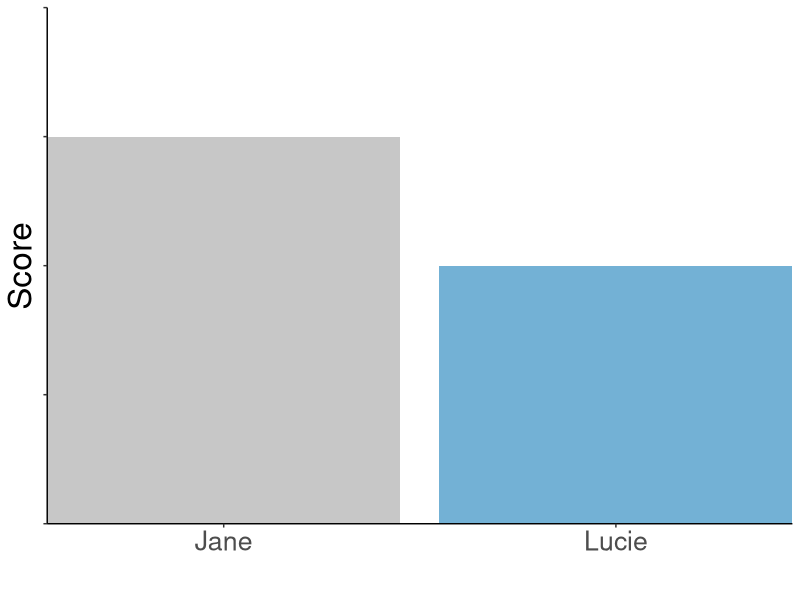
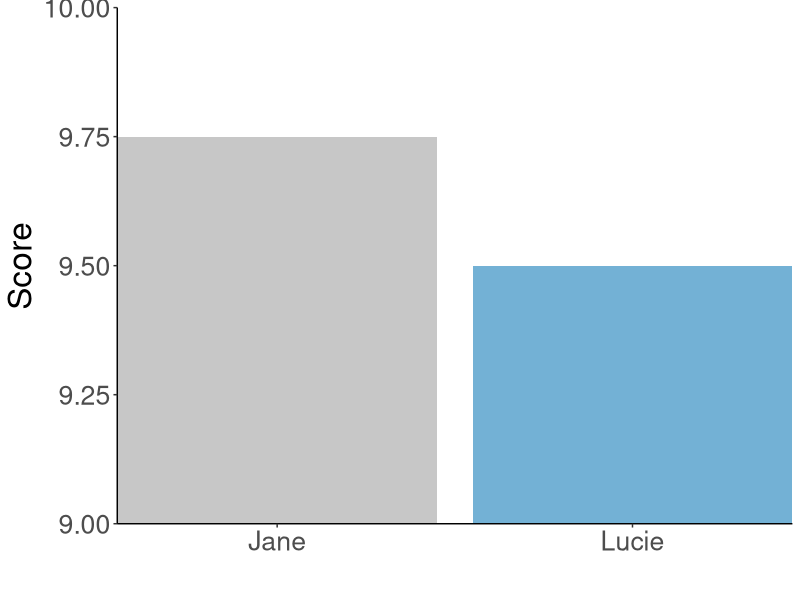
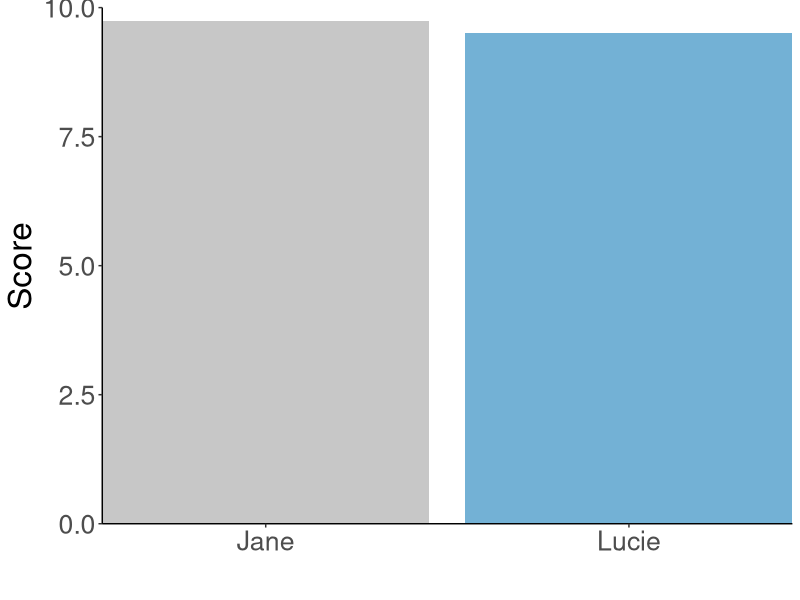
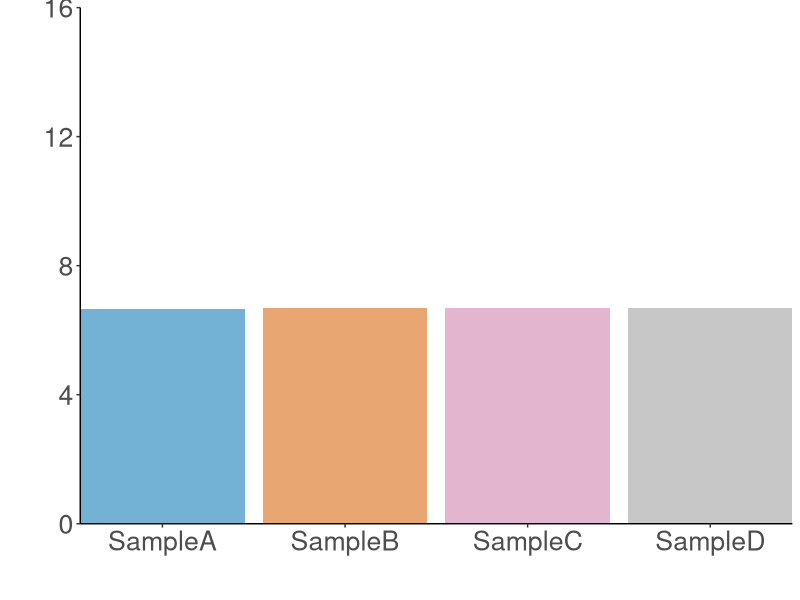
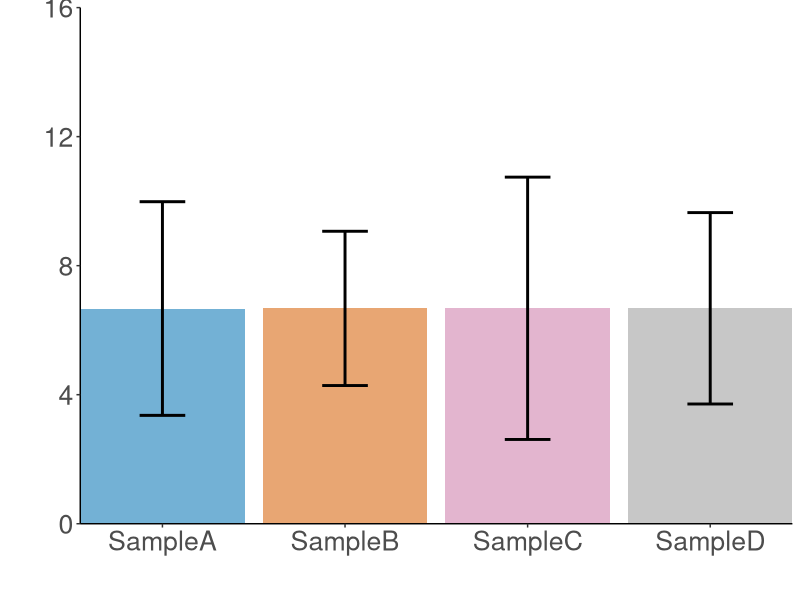
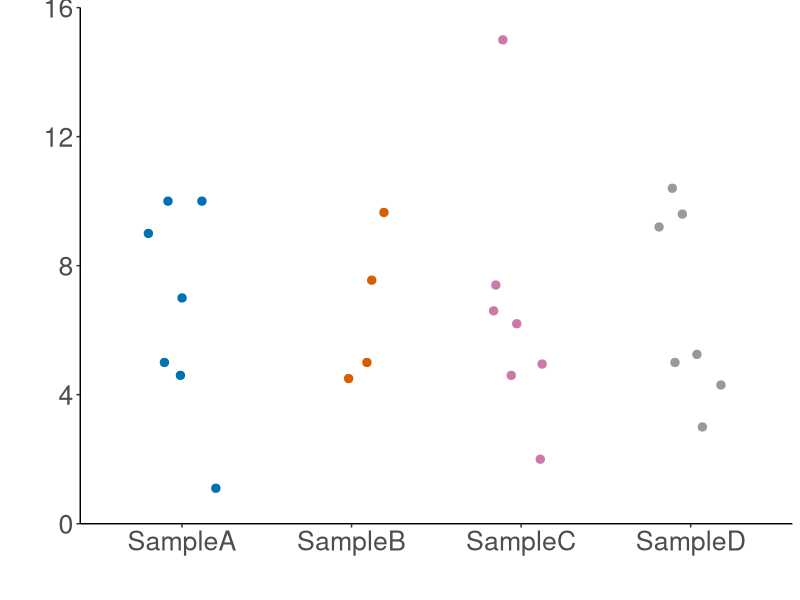
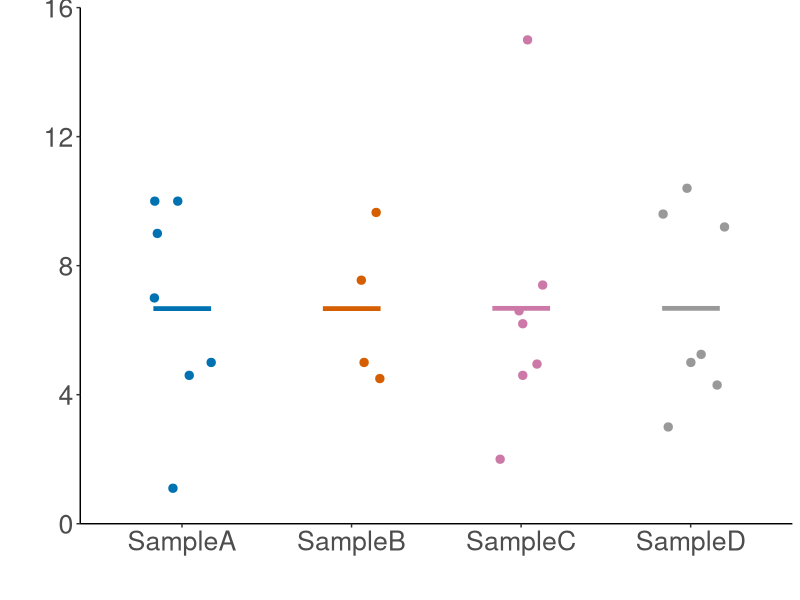
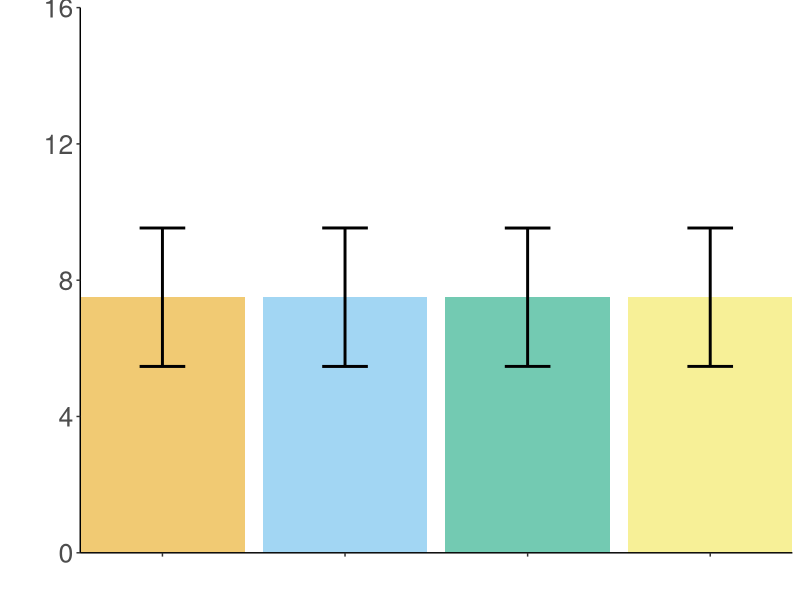

The R source for these figures, in order:
## ---- chunk 1
library(ggplot2)
library(gridExtra)
library(dplyr)
library(tidyr)
colors <- c("#999999", "#E69F00", "#56B4E9", "#009E73", "#F0E442", "#0072B2", "#D55E00", "#CC79A7")
## ---- chunk 2

mean = c(9.5, 9.75)
sd = c(.25, .25)
key = c("Lucie", "Jane")

misleading_data_bar = data.frame(mean, sd, key)
misleading_data_bar$sd_min = mean-sd
misleading_data_bar$sd_max = mean+sd
  
data.barplot = ggplot(misleading_data_bar, aes(x = key, y = mean)) +
  geom_bar(stat = "identity", aes(fill = key, alpha = .5)) +
  #geom_errorbar(aes(ymin = sd_min, ymax = sd_max), width = 0.25, lwd=1) +
  coord_cartesian(ylim=c(9,10), expand = FALSE) +
  scale_fill_manual(values = c(colors[[1]], colors[[6]])) +
  xlab("") +
  ylab("Score") +
  theme_classic() +
  theme(axis.line.y = element_line(), legend.position = "none", legend.key = element_blank(),
        text=element_text(size=24), panel.grid.major = element_blank(), panel.grid.minor = element_blank(),
        legend.title = element_blank(), axis.text.y = element_blank())

data.barplot

## ---- chunk 3

data.barplot = ggplot(misleading_data_bar, aes(x = key, y = mean)) +
  geom_bar(stat = "identity", aes(fill = key, alpha = .5)) +
  #geom_errorbar(aes(ymin = sd_min, ymax = sd_max), width = 0.25, lwd=1) +
  coord_cartesian(ylim=c(9,10), expand = FALSE) +
  scale_fill_manual(values = c(colors[[1]], colors[[6]])) +
  xlab("") +
  ylab("Score") +
  theme_classic() +
  theme(axis.line.y = element_line(), legend.position = "none", legend.key = element_blank(),
        text=element_text(size=24), panel.grid.major = element_blank(), panel.grid.minor = element_blank(),
        legend.title = element_blank())

data.barplot

## ---- chunk 4

data.barplot = ggplot(misleading_data_bar, aes(x = key, y = mean)) +
  geom_bar(stat = "identity", aes(fill = key, alpha = .5)) +
  #geom_errorbar(aes(ymin = sd_min, ymax = sd_max), width = 0.25, lwd=1) +
  coord_cartesian(ylim=c(0,10), expand = FALSE) +
  scale_fill_manual(values = c(colors[[1]], colors[[6]])) +
  xlab("") +
  ylab("Score") +
  theme_classic() +
  theme(axis.line.y = element_line(), legend.position = "none", legend.key = element_blank(),
        text=element_text(size=24), panel.grid.major = element_blank(), panel.grid.minor = element_blank(),
        legend.title = element_blank())

data.barplot

## ---- chunk 5
#These data are constructed based on data kindly shared by Tracy Weissgerber to reconstruct and play with different datasets which have the same mean. The original figure and the paper, along with follow-up work, can be found in this presentation in upcoming slides.
SampleA = c(1.1, 5, 7, 9, 10, 10, 4.6)
SampleC = c(4.6, 4.95, 6.2, 6.6, 15, 2, 7.4)
SampleD = c(5, 5.25, 4.3, 3, 9.2, 9.6, 10.4)
SampleB = c(5, 7.55, 9.65, 4.5, NA, NA, NA)

data.c = data.frame(SampleA, SampleB, SampleC, SampleD)

data = na.omit(gather(data.c))

data_bar = data %>%
  group_by(key) %>%
  summarise(mean = mean(value),
            sd = sd(value)) %>%
  ungroup() %>%
  mutate(sd_min = mean - sd) %>%
  mutate(sd_max = mean + sd)

data.barplot = ggplot(data_bar, aes(x = key, y = mean)) +
  geom_bar(stat = "identity", aes(fill = key, alpha = .5)) +
  #geom_errorbar(aes(ymin = sd_min, ymax = sd_max), width = 0.25, lwd=1) +
  coord_cartesian(ylim=c(0,16), expand = FALSE) +
  scale_fill_manual(values = c(colors[[6]], colors[[7]], colors[[8]], colors[[1]])) +
  xlab("") +
  ylab("") +
  theme_classic() +
  theme(axis.line.y = element_line(), legend.position = "none", legend.key = element_blank(),
        text=element_text(size=24), panel.grid.major = element_blank(), panel.grid.minor = element_blank(),
        legend.title = element_blank())

data.barplot

## ---- chunk 6

data.barplot = ggplot(data_bar, aes(x = key, y = mean)) +
  geom_bar(stat = "identity", aes(fill = key, alpha = .5)) +
  geom_errorbar(aes(ymin = sd_min, ymax = sd_max), width = 0.25, lwd=1) +
  coord_cartesian(ylim=c(0,16), expand = FALSE) +
  scale_fill_manual(values = c(colors[[6]], colors[[7]], colors[[8]], colors[[1]])) +
  xlab("") +
  ylab("") +
  theme_classic() +
  theme(axis.line.y = element_line(), legend.position = "none", legend.key = element_blank(),
        text=element_text(size=24), panel.grid.major = element_blank(), panel.grid.minor = element_blank(),
        legend.title = element_blank())

data.barplot

## ---- chunk 7

data.raw = ggplot(data, aes(x = key, y = value, colour = key)) +
  #geom_violin(aes(fill = key)) +
  geom_jitter(width = .2, height = 0, size = 2.5) +
  scale_y_continuous(limits = c(0, 16), expand = c(0,0)) +
  scale_colour_manual(values = c(colors[[6]], colors[[7]], colors[[8]], colors[[1]])) +
  xlab("") +
  ylab("") +
  theme_classic() +
  theme(axis.line.y = element_line(), legend.position = "none", legend.key = element_blank(),
        text=element_text(size=24), panel.grid.major = element_blank(), panel.grid.minor = element_blank(),
        legend.title = element_blank())


data.raw

## ---- chunk 8

data.raw = ggplot(data, aes(x = key, y = value, colour = key)) +
  #geom_violin(aes(fill = key)) +
  geom_jitter(width = .2, height = 0, size = 2.5) +
  geom_point(data=data_bar, aes(x = key, y = mean), shape = 95, size = 24) +
  scale_y_continuous(limits = c(0, 16), expand = c(0,0)) +
  scale_colour_manual(values = c(colors[[6]], colors[[7]], colors[[8]], colors[[1]])) +
  xlab("") +
  ylab("") +
  theme_classic() +
  theme(axis.line.y = element_line(), legend.position = "none", legend.key = element_blank(),
        text=element_text(size=24), panel.grid.major = element_blank(), panel.grid.minor = element_blank(),
        legend.title = element_blank())


data.raw

## ---- chunk 9

anscombe_summary = gather(anscombe)
  
data_bar = anscombe_summary[45:88,] %>%
  group_by(key) %>%
  summarise(mean = mean(value),
            sd = sd(value)) %>%
  ungroup() %>%
  mutate(sd_min = mean - sd) %>%
  mutate(sd_max = mean + sd)
  
  
data.barplot = ggplot(data_bar, aes(x = key, y = mean)) +
  geom_bar(stat = "identity", aes(fill = key, alpha = .5)) +
  geom_errorbar(aes(ymin = sd_min, ymax = sd_max), width = 0.25, lwd=1) +
  coord_cartesian(ylim=c(0,16), expand = FALSE) +
  scale_fill_manual(values = c(colors[[2]], colors[[3]], colors[[4]], colors[[5]])) +
  xlab("") +
  ylab("") +
  theme_classic() +
  theme(axis.line.y = element_line(), legend.position = "none", legend.key = element_blank(),
        text=element_text(size=24), panel.grid.major = element_blank(), panel.grid.minor = element_blank(),
        legend.title = element_blank(), axis.text.x = element_blank())

data.barplot

## ---- chunk 10

data.box = ggplot(anscombe_summary[45:88,], aes(x = key, y = value)) +
  geom_boxplot(aes(fill = key, alpha = .5)) +
  scale_y_continuous(limits = c(0, 16), expand = c(0,0)) +
  scale_fill_manual(values = c(colors[[2]], colors[[3]], colors[[4]], colors[[5]])) +
  xlab("") +
  ylab("") +
  theme_classic() +
  theme(axis.line.y = element_line(), legend.position = "none", legend.key = element_blank(),
        text=element_text(size=24), panel.grid.major = element_blank(), panel.grid.minor = element_blank(),
        legend.title = element_blank(), axis.text.x = element_blank())


data.box
## ---- chunk 11

data.box = ggplot(anscombe_summary[45:88,], aes(x = key, y = value)) +
  geom_boxplot(aes(fill = key, alpha = .5)) +
  geom_jitter(width = .5, shape = 5) +
  scale_y_continuous(limits = c(0, 16), expand = c(0,0)) +
  scale_fill_manual(values = c(colors[[2]], colors[[3]], colors[[4]], colors[[5]])) +
  xlab("") +
  ylab("") +
  theme_classic() +
  theme(axis.line.y = element_line(), legend.position = "none", legend.key = element_blank(),
        text=element_text(size=24), panel.grid.major = element_blank(), panel.grid.minor = element_blank(),
        legend.title = element_blank(), axis.text.x = element_blank())


data.box
## ---- chunk 12

data.violin = ggplot(anscombe_summary[45:88,], aes(x = key, y = value)) +
  geom_violin(aes(fill = key, alpha = .5)) +
  scale_y_continuous(limits = c(0, 16), expand = c(0,0)) +
  scale_fill_manual(values = c(colors[[2]], colors[[3]], colors[[4]], colors[[5]])) +
  xlab("") +
  ylab("") +
  theme_classic() +
  theme(axis.line.y = element_line(), legend.position = "none", legend.key = element_blank(),
        text=element_text(size=24), panel.grid.major = element_blank(), panel.grid.minor = element_blank(),
        legend.title = element_blank(), axis.text.x = element_blank())


data.violin
## ---- chunk 13

data.violin = ggplot(anscombe_summary[45:88,], aes(x = key, y = value)) +
  geom_violin(aes(fill = key, alpha = .5)) +
  geom_dotplot(binaxis="y", stackdir="center", dotsize=.5, binwidth = .5) +
  scale_y_continuous(limits = c(0, 16), expand = c(0,0)) +
  scale_fill_manual(values = c(colors[[2]], colors[[3]], colors[[4]], colors[[5]])) +
  xlab("") +
  ylab("") +
  theme_classic() +
  theme(axis.line.y = element_line(), legend.position = "none", legend.key = element_blank(),
        text=element_text(size=24), panel.grid.major = element_blank(), panel.grid.minor = element_blank(),
        legend.title = element_blank(), axis.text.x = element_blank())


data.violin
## ---- chunk 14

p1 <- ggplot(anscombe) + 
  geom_point(aes(x1, y1), color = colors[[2]], size = 3) + 
  scale_x_continuous(breaks = seq(0, 20, 2), limits = c(0, 20), expand = c(0,0)) + 
  scale_y_continuous(breaks = seq(0, 12, 2), limits = c(0, 12), expand = c(0,0)) + 
  geom_abline(intercept = 3, slope = 0.5, color = colors[[1]]) + 
  expand_limits(x = 0, y = 0) + 
  xlab("") +
  ylab("") +
  theme_bw() +
  theme(text=element_text(size=24), title=element_text(size=24), panel.border = element_blank(), panel.grid.major = element_blank(), panel.grid.minor = element_blank(), axis.line.x = element_line(), axis.line.y = element_line(), legend.position = "none", legend.key = element_blank(), legend.title = element_blank(), strip.background = element_rect(color="white", fill="white"))

p2 <- ggplot(anscombe) + geom_point(aes(x2, y2), color = colors[[3]], size = 3) + 
  scale_x_continuous(breaks = seq(0, 20, 2), limits = c(0, 20), expand = c(0,0)) + 
  scale_y_continuous(breaks = seq(0, 12, 2), limits = c(0, 12), expand = c(0,0)) + 
  geom_abline(intercept = 3, slope = 0.5, color = colors[[1]]) + 
  expand_limits(x = 0, y = 0) + 
  xlab("") +
  ylab("") +
  theme_bw() +
  theme(text=element_text(size=24), title=element_text(size=24), panel.border = element_blank(), panel.grid.major = element_blank(), panel.grid.minor = element_blank(), axis.line.x = element_line(), axis.line.y = element_line(), legend.position = "none", legend.key = element_blank(), legend.title = element_blank(), strip.background = element_rect(color="white", fill="white"))

p3 <- ggplot(anscombe) + geom_point(aes(x3, y3), color = colors[[4]], size = 3) + 
  scale_x_continuous(breaks = seq(0, 20, 2), limits = c(0, 20), expand = c(0,0)) + 
  scale_y_continuous(breaks = seq(0, 12, 2), limits = c(0, 12), expand = c(0,0)) + 
  geom_abline(intercept = 3, slope = 0.5, color = colors[[1]]) + 
  expand_limits(x = 0, y = 0) + 
  xlab("") +
  ylab("") +
  theme_bw() +
  theme(text=element_text(size=24), title=element_text(size=24), panel.border = element_blank(), panel.grid.major = element_blank(), panel.grid.minor = element_blank(), axis.line.x = element_line(), axis.line.y = element_line(), legend.position = "none", legend.key = element_blank(), legend.title = element_blank(), strip.background = element_rect(color="white", fill="white"))

p4 <- ggplot(anscombe) + geom_point(aes(x4, y4), color = colors[[5]], size = 3)  + 
  scale_x_continuous(breaks = seq(0, 20, 2), limits = c(0, 20), expand = c(0,0)) + 
  scale_y_continuous(breaks = seq(0, 12, 2), limits = c(0, 12), expand = c(0,0)) + 
  geom_abline(intercept = 3, slope = 0.5, color = colors[[1]]) + 
  expand_limits(x = 0, y = 0) + 
  xlab("") +
  ylab("") +
  theme_bw() +
  theme(text=element_text(size=24), title=element_text(size=24), panel.border = element_blank(), panel.grid.major = element_blank(), panel.grid.minor = element_blank(), axis.line.x = element_line(), axis.line.y = element_line(), legend.position = "none", legend.key = element_blank(), legend.title = element_blank(), strip.background = element_rect(color="white", fill="white"))

grid.arrange(p1, p2, p3, p4)
